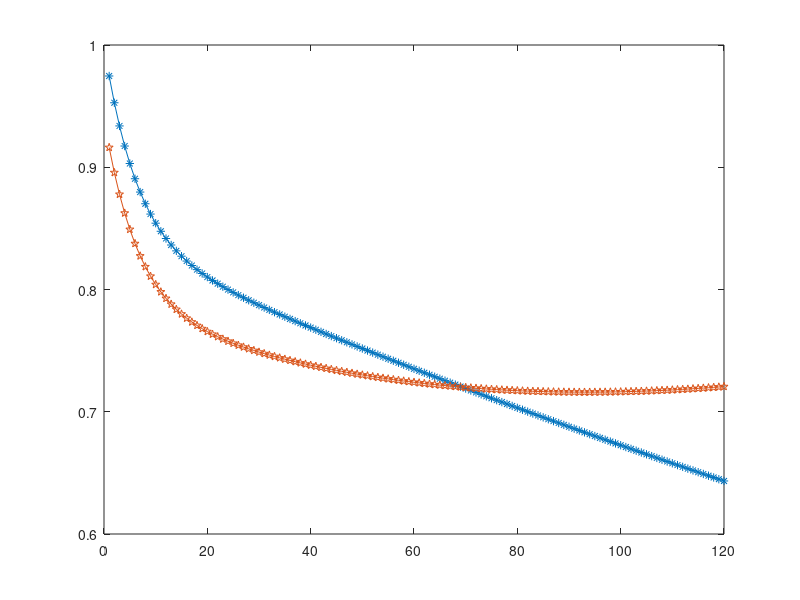

The MATLAB source for this figure:
% mRNA imaging 120 time points, spinning disk 2021-01-19
tao1=6.30
tao2=450;
a1=0.16;
a2=0.84;
X1=ones(1,120);
%X2=0.80:0.002:1.1;
% X2=0.8+0.15*log10(1:120);
% %X2=0.8+0.25*exp((-119:0)/50);
X2=0.94+0.18/120^2*(1:120).^2;

for i1=1:120
    I1(i1)=X1(i1)*(a1*exp(-sum(X1(1:i1))/tao1)+a2*exp(-sum(X1(1:i1))/tao2));
    I2(i1)=X2(i1)*(a1*exp(-sum(X1(1:i1))/tao1)+a2*exp(-sum(X1(1:i1))/tao2));
end
figure(4)
plot(I1,'*-');hold on
plot(I2,'p-');hold off
laser_dynamics=ceil(X2*100*100/112)/10;
Exposure=280;
save('dynamic_excitation.mat','laser_dynamics','Exposure');
